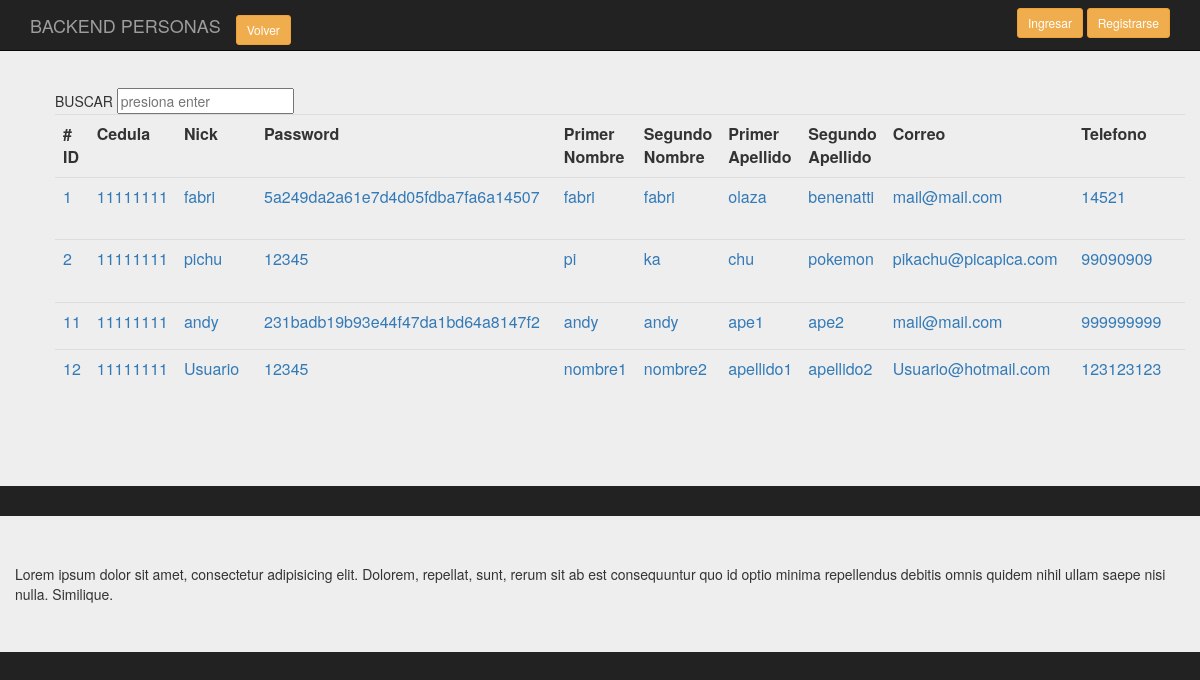
/backend/Presentacion/BackPersona.php, run on the app's committed database.
### tables this page shows
CREATE TABLE `persona` (
  `id_per` int(11) NOT NULL,
  `ci_per` int(11) DEFAULT NULL,
  `nick_per` varchar(20) DEFAULT NULL,
  `password_per` varchar(200) DEFAULT NULL,
  `nom1_per` varchar(20) DEFAULT NULL,
  `nom2_per` varchar(20) NOT NULL,
  `ape1_per` varchar(20) DEFAULT NULL,
  `ape2_per` varchar(20) DEFAULT NULL,
  `email_per` varchar(60) DEFAULT NULL,
  `tel_per` int(20) DEFAULT NULL,
  `dir_per` varchar(40) DEFAULT NULL
);

### backend/clases/Persona.class.php (called while the page is built, shortened)
<?php
require_once('../persistencia/PersistenciaPersona.class.php');
class Persona
{
    public function consultaTodos($conex)
    {
      $pu=new PersistenciaPersona;
      $datos= $pu->consTodos($conex);
      return $datos;
    }
}
?>

### backend/persistencia/PersistenciaPersona.class.php (called while the page is built, shortened)
<?php
class PersistenciaPersona
{
   public function consTodos( $conex)
   {
        $sql = "select * from persona";
        $result = $conex->prepare($sql);
		$result->execute();
		$resultados=$result->fetchAll();
       return $resultados;
    }
 }
?>

### backend/Presentacion/BackPersona.php (the view, shortened to what this page needs)
<?php
require_once('../clases/Persona.class.php');
?>
<!doctype html>
<html lang="en">
<head>
<link rel="stylesheet" href="https://maxcdn.bootstrapcdn.com/bootstrap/3.3.7/css/bootstrap.min.css">
<link rel="stylesheet" href="../css/estilos.css">
	</head>
<body>
		<div class="container">
			<nav class="navbar navbar-inverse navbar-fixed-top">
				  <div class="container">
					<div class="navbar-header">
					  <a class="navbar-brand" href="#">BACKEND PERSONAS</a>
					  <div class="navbar-brand">
						<a href="index.php" class="btn btn-warning btn-sm">Volver</a>
					  </div>
					</div>
					<div id="navbar" class="navbar-collapse collapse">
					  <form class="navbar-form navbar-right">
						<a href="singin.php" class="btn btn-warning btn-sm">Ingresar</a>
						<a href="Login.php" class="btn btn-warning btn-sm">Registrarse</a>
					  </form>
					</div>
				  </div>
			</nav>
		</div>
		<div class="jumbotron">
			<div class="container-fluid">
				<section class="main row">
					<div class="col-md-12">
					<ol class="pre-scrollable">
										<table class="table">
																<form class="forma-busqueda cf" action="/search.php" method="post">
																	<input name="keywords" id="search_box" type="text" placeholder="presiona enter" >
																</form>
													<tr>
														<th># ID</th>
														<th>Cedula</th>
														<th>Nick</th>
														<th>Password</th>
														<th>Primer Nombre</th>
														<th>Segundo Nombre</th>
														<th>Primer Apellido</th>
														<th>Segundo Apellido</th>
														<th>Correo</th>
														<th>Telefono</th>
														<th>Direccion</th>
													</tr>
												<?php
													$conex = conectar();
													$d = new Persona();
													$datos_d=$d->consultaTodos($conex);
													$cuenta=count($datos_d);
												?>
												<?php
												for ($i=0;$i<$cuenta;$i++)
												{
												?>
													<tr>
															<td><a value="<?php echo $datos_d[$i][0]?>"  ><?php echo $datos_d[$i][0]?></a></td>
															<td><a value="<?php echo $datos_d[$i][0]?>"  ><?php echo $datos_d[$i][1]?></a></td>
															<td><a value="<?php echo $datos_d[$i][0]?>"  ><?php echo $datos_d[$i][2]?></a></td>
															<td><a value="<?php echo $datos_d[$i][0]?>"  ><?php echo $datos_d[$i][3]?></a></td>
															<td><a value="<?php echo $datos_d[$i][0]?>"  ><?php echo $datos_d[$i][4]?></a></td>
															<td><a value="<?php echo $datos_d[$i][0]?>"  ><?php echo $datos_d[$i][5]?></a></td>
															<td><a value="<?php echo $datos_d[$i][0]?>"  ><?php echo $datos_d[$i][6]?></a></td>
															<td><a value="<?php echo $datos_d[$i][0]?>"  ><?php echo $datos_d[$i][7]?></a></td>
															<td><a value="<?php echo $datos_d[$i][0]?>"  ><?php echo $datos_d[$i][8]?></a></td>
															<td><a value="<?php echo $datos_d[$i][0]?>"  ><?php echo $datos_d[$i][9]?></a></td>
															<td><a value="<?php echo $datos_d[$i][0]?>"  ><?php echo $datos_d[$i][10]?></a></td>
													</tr>
												<?php
												}
												?>
										</table>
					</ol>
					</div>
				</section>
			</div>
		</div>
		<div class="jumbotron">
		<div class="container">
			<div class="row">
			Lorem ipsum dolor sit amet, consectetur adipisicing elit. Dolorem, repellat, sunt, rerum sit ab est consequuntur quo id optio minima repellendus debitis omnis quidem nihil ullam saepe nisi nulla. Similique.
		</div>
		</div>
</body>
</html>

### backend/Css/estilos.css (style rules this page uses)
body { padding-top: 40px; padding-bottom: 40px; background-color: #222; }
.forma-busqueda { margin-left: -2px; }

### data on the page
persona: id_per "1", ci_per "11111111", nick_per "fabri", password_per "5a249da2a61e7d4d05fdba7fa6a14507", nom1_per "fabri", nom2_per "fabri", ape1_per "olaza", ape2_per "benenatti", email_per "mail@mail.com", tel_per "14521"
persona: id_per "2", ci_per "11111111", nick_per "pichu", password_per "12345", nom1_per "pi", nom2_per "ka", ape1_per "chu", ape2_per "pokemon", email_per "pikachu@picapica.com", tel_per "99090909"
persona: id_per "11", ci_per "11111111", nick_per "andy", password_per "231badb19b93e44f47da1bd64a8147f2", nom1_per "andy", nom2_per "andy", ape1_per "ape1", ape2_per "ape2", email_per "mail@mail.com", tel_per "999999999"
persona: id_per "12", ci_per "11111111", nick_per "Usuario", password_per "12345", nom1_per "nombre1", nom2_per "nombre2", ape1_per "apellido1", ape2_per "apellido2", email_per "Usuario@hotmail.com", tel_per "123123123"
